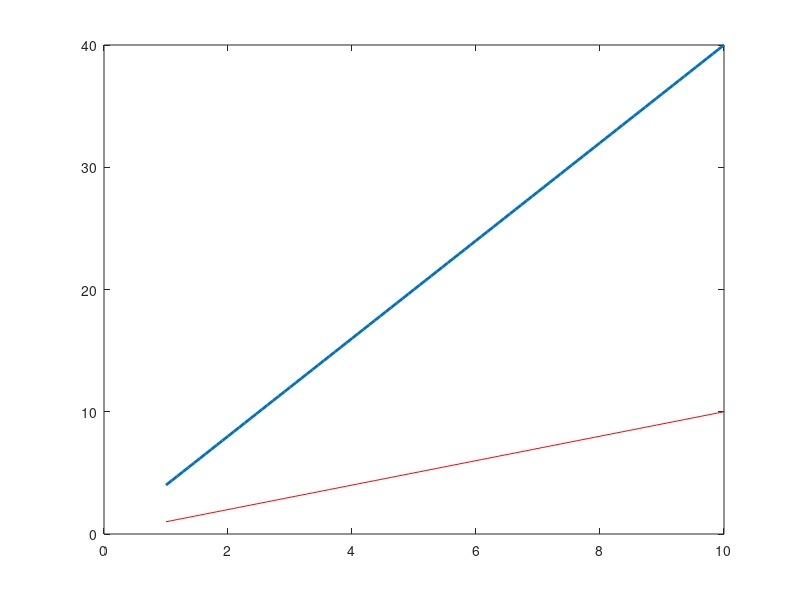

Write the MATLAB code that produced this figure.
function result = test_plot_006
result = false;
a = figure;
h = gca;
t = linspace(1,10);
plot(h,t+i*t,'r',t,4*t,'linewidth',2);
drawnow;
close(a);
result = true;
